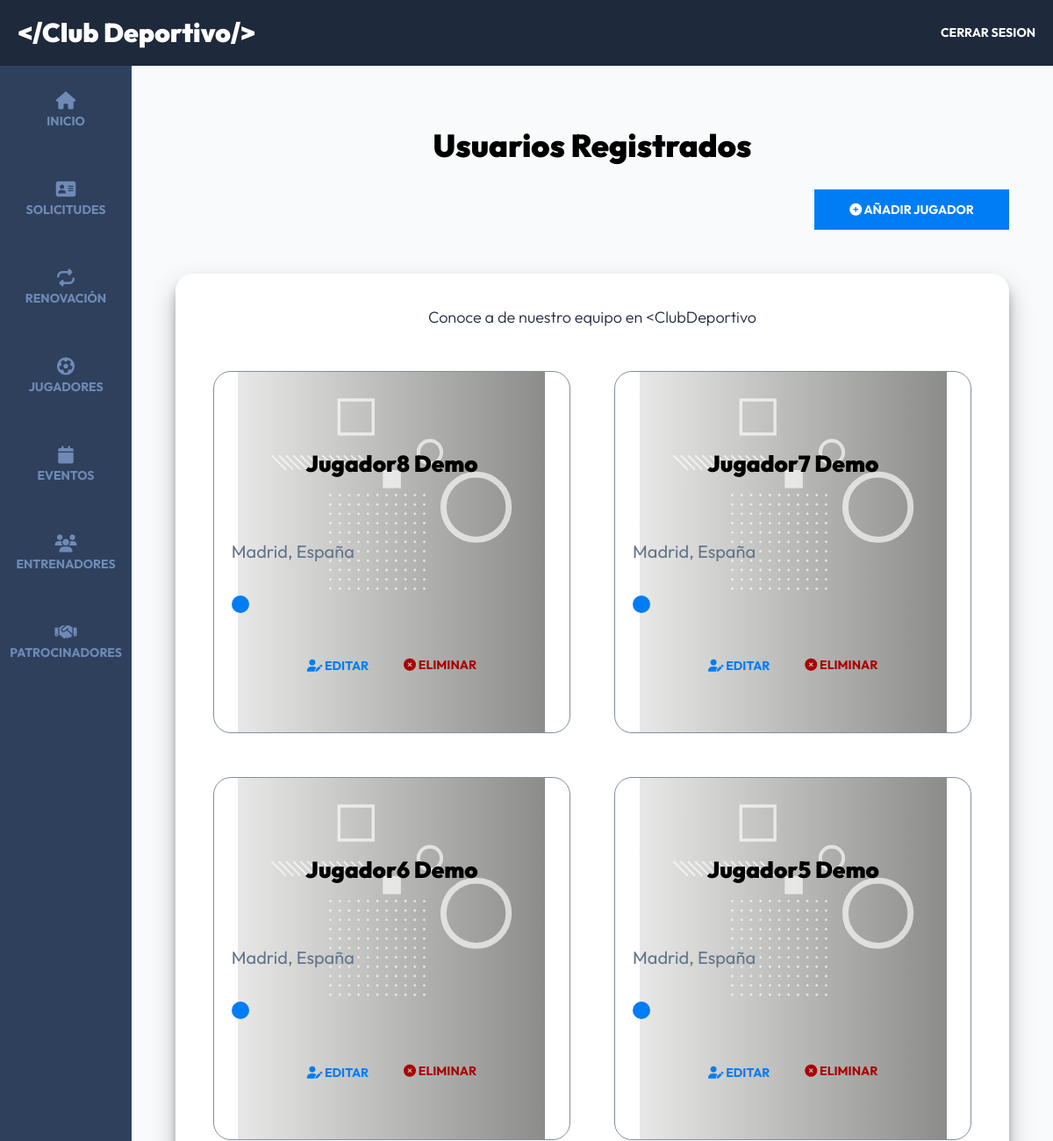
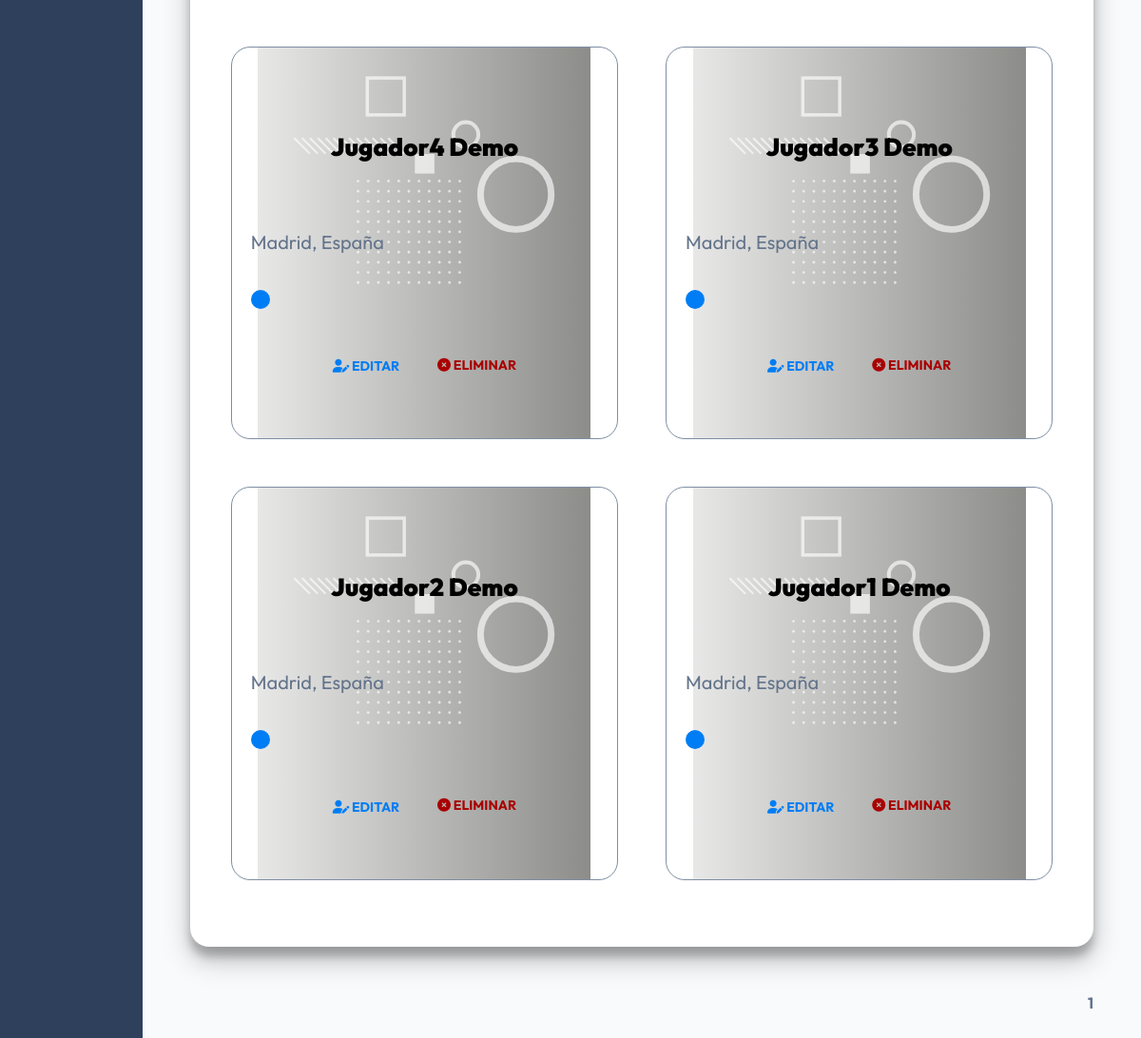
The app's page /admin/registrados?page=1 (signed in) with its own data (2 pictures, top to bottom).
### tables this page shows
CREATE TABLE registros(id INT AUTO_INCREMENT PRIMARY KEY,paquete_id INT,pago_id VARCHAR(30),token VARCHAR(8),usuario_id INT,equipacion_id INT);

CREATE TABLE usuarios(id INT AUTO_INCREMENT PRIMARY KEY,dni VARCHAR(12),nombre VARCHAR(60),apellido1 VARCHAR(60),apellido2 VARCHAR(60),email VARCHAR(60),password VARCHAR(60),confirmado TINYINT(1),estado VARCHAR(20),token VARCHAR(15),admin TINYINT(1),padre VARCHAR(60),correo_padre VARCHAR(60),madre VARCHAR(60),correo_madre VARCHAR(60),telefono VARCHAR(20),genero VARCHAR(10),fecha_nacimiento DATE,direccion VARCHAR(120),codigo_postal VARCHAR(10),ciudad VARCHAR(40),pais VARCHAR(40),nacionalidad VARCHAR(40),categoria VARCHAR(40),grupo VARCHAR(40),federado VARCHAR(5),nadar VARCHAR(5),alergias TEXT,informacion TEXT,imagen VARCHAR(40),tags VARCHAR(120),redes TEXT);

### controllers/RegistradosController.php (called while the page is built, shortened)
<?php
class RegistradosController {
    public static function index(Router $router) {
        $pagina_actual = $_GET['page'];
        $pagina_actual = filter_var($pagina_actual, FILTER_VALIDATE_INT);
        $registros_por_pagina = 9;
        $total = Registro::total();
        $paginacion = new Paginacion($pagina_actual, $registros_por_pagina, $total);
        $registros = Registro::paginar($registros_por_pagina, $paginacion->offset());
        foreach($registros as $registro) {
            $registro->usuario = Usuario::find($registro->usuario_id);
        }
        $router->render('admin/registrados/index', [
            'titulo' => 'Usuarios Registrados',
            'registros' => $registros,
            'paginacion' => $paginacion->paginacion()
        ]);
    }
}

### public/index.php (called while the page is built, shortened)
<?php
$router = new Router();
$router->get('/login', [AuthController::class, 'login']);
$router->post('/login', [AuthController::class, 'login']);
$router->post('/logout', [AuthController::class, 'logout']);
$router->get('/registro', [AuthController::class, 'registro']);
$router->post('/registro', [AuthController::class, 'registro']);
$router->get('/olvide', [AuthController::class, 'olvide']);
$router->post('/olvide', [AuthController::class, 'olvide']);
$router->get('/reestablecer', [AuthController::class, 'reestablecer']);
$router->post('/reestablecer', [AuthController::class, 'reestablecer']);
$router->get('/mensaje', [AuthController::class, 'mensaje']);
$router->get('/confirmar-cuenta', [AuthController::class, 'confirmar']);
$router->get('/admin/dashboard', [DashboardController::class, 'index']);
$router->get('/admin/panel', [AdminController::class, 'index']);
$router->post('/admin/panel/usuarios/aceptar', [AdminController::class, 'aceptarUsuario']);
$router->post('/admin/panel/usuarios/rechazar', [AdminController::class, 'rechazarUsuario']);
$router->get('/admin/panel/editar', [AdminController::class, 'editar']);
$router->post('/admin/panel/editar', [AdminController::class, 'editar']);
$router->get('/admin/renovaciones', [RenovacionController::class, 'index']);
$router->get('/registro/renovaciones', [RenovacionController::class, 'crearSolicitud']);
$router->post('/admin/renovaciones/aceptar', [RenovacionController::class, 'aceptarRenovacion']);
$router->post('/admin/renovaciones/rechazar', [RenovacionController::class, 'rechazarRenovacion']);
$router->get('/admin/registrados/editar', [RegistradosController::class, 'editar']);
$router->post('/admin/registrados/editar', [RegistradosController::class, 'editar']);
$router->get('/admin/registrados', [RegistradosController::class, 'index']);
$router->post('/admin/registrados/aprobar', [RegistradosController::class, 'aprobarUsuario']);
$router->post('/admin/registrados/rechazar', [RegistradosController::class, 'rechazarUsuario']);
$router->get('/admin/entrenadores', [EntrenadoresController::class, 'index']);
$router->get('/admin/entrenadores/crear', [EntrenadoresController::class, 'crear']);
$router->post('/admin/entrenadores/crear', [EntrenadoresController::class, 'crear']);
$router->get('/admin/entrenadores/editar', [EntrenadoresController::class, 'editar']);
$router->post('/admin/entrenadores/editar', [EntrenadoresController::class, 'editar']);
$router->post('/admin/entrenadores/eliminar', [EntrenadoresController::class, 'eliminar']);
$router->get('/admin/eventos', [EventosController::class, 'index']);
$router->get('/admin/eventos/crear', [EventosController::class, 'crear']);
$router->post('/admin/eventos/crear', [EventosController::class, 'crear']);
$router->get('/admin/eventos/editar', [EventosController::class, 'editar']);
$router->post('/admin/eventos/editar', [EventosController::class, 'editar']);
$router->post('/admin/eventos/eliminar', [EventosController::class, 'eliminar']);
$router->get('/api/eventos-horario', [APIEventos::class, 'index']);
$router->get('/api/equipacion', [APIEquipacion::class, 'index']);
$router->get('/api/entrenadores', [APIEntrenadores::class, 'index']);
$router->get('/api/entrenador', [APIEntrenadores::class, 'entrenador']);
$router->get('/admin/patrocinadores', [PatrocinadorController::class, 'index']);
$router->get('/admin/patrocinadores/crear', [PatrocinadorController::class, 'crear']);
$router->post('/admin/patrocinadores/crear', [PatrocinadorController::class, 'crear']);
$router->get('/admin/patrocinadores/editar', [PatrocinadorController::class, 'editar']);
$router->post('/admin/patrocinadores/editar', [PatrocinadorController::class, 'editar']);
$router->post('/admin/patrocinadores/eliminar', [PatrocinadorController::class, 'eliminar']);
$router->get('/admin/equipacion', [EquipacionController::class, 'index']);
$router->get('/finalizar-registro', [RegistroController::class, 'crear']);
$router->post('/finalizar-registro/gratis', [RegistroController::class, 'gratis']);
$router->post('/finalizar-registro/pagar', [RegistroController::class, 'pagar']);
$router->get('/finalizar-registro/eventosconf', [RegistroController::class, 'eventosconf']);
$router->post('/finalizar-registro/eventosconf', [RegistroController::class, 'eventosconf']);
$router->get('/boleto', [RegistroController::class, 'boleto']);
$router->post('/boleto', [RegistroController::class, 'guardarFirma']);
$router->get('/firma', [RegistroController::class, 'firma']);
$router->get('/confirmar-firma', [RegistroController::class, 'confirmarFirma']);
$router->post('/renovacion', [RegistroController::class, 'solicitarRenovacion']);
$router->get('/', [PaginasController::class, 'index']);
$router->get('/clubdeportivo', [PaginasController::class, 'evento']);
$router->get('/paquetes', [PaginasController::class, 'paquetes']);
$router->get('/eventos', [PaginasController::class, 'eventos']);
$router->get('/evento', [PaginasController::class, 'detalleEvento']);
$router->get('/pruebas', [PaginasController::class, 'pruebas']);
$router->get('/404', [PaginasController::class, 'error']);
$router->comprobarRutas();

### models/ActiveRecord.php (called while the page is built, shortened)
<?php
class ActiveRecord {
    protected static $db;
    protected static $tabla = '';
    public static function setDB($database) {
        self::$db = $database;
    }
    public static function consultarSQL($query) {
        $resultado = self::$db->query($query);
        $array = [];
        while($registro = $resultado->fetch_assoc()) {
            $array[] = static::crearObjeto($registro);
        }
        return $array;
    }
    protected static function crearObjeto($registro) {
        $objeto = new static;
        foreach($registro as $key => $value ) {
            if(property_exists( $objeto, $key  )) {
                $objeto->$key = $value;
            }
        }
        return $objeto;
    }
    public static function find($id) {
        $query = "SELECT * FROM " . static::$tabla  ." WHERE id = ${id}";
        $resultado = self::consultarSQL($query);
        return array_shift( $resultado ) ;
    }
    public static function paginar($por_pagina, $offset) {
        $query = "SELECT * FROM " . static::$tabla . " ORDER BY id DESC LIMIT ${por_pagina} OFFSET ${offset}" ;
        $resultado = self::consultarSQL($query);
        return $resultado;
    }
    public static function total($columna = '', $valor = '') {
        $query = "SELECT COUNT(*) FROM " . static::$tabla;
        $resultado = self::$db->query($query);
        $total = $resultado->fetch_array();
        return array_shift($total);
    }
}

### views/admin/registrados/index.php (the view, shortened to what this page needs)
<h2 class="dashboard__heading"><?php echo $titulo; ?></h2>
    <div class="dashboard__contenedor-boton">
        <a class="dashboard__boton" href="/admin/registrados/crear">
            <i class="fa-solid fa-circle-plus"></i>
            Añadir Jugador
        </a>
    </div>
    <div class="dashboard__contenedor">
        <h2 class="speakers__descripcion">Conoce a de nuestro equipo en &lt;ClubDeportivo</h2>
        <div class="speakers__grid">
            <?php foreach ($registros as $registro) { ?>
                 <div <?php aos_animacion(); ?> class="speaker">
                    <div class="speaker__informacion">
                        <h4 class="speaker__nombre">
                            <?php echo $registro->usuario->nombre . ' ' . $registro->usuario->apellido1; ?>
                        </h4>
                        <p class="speaker__ubicacion">
                            <?php echo $registro->usuario->ciudad . ', ' . $registro->usuario->pais; ?>
                        </p>
                    <ul class="speaker__listado-skills">
                        <?php
                            $tags = explode(',', $registro->usuario->tags);
                            foreach($tags as $tag) {
                        ?>
                            <li class="speaker__skill"><?php echo $tag; ?></li>
                        <?php } ?>
                    </ul>
                        <ul class="table__td--acciones">
                            <li class="table__td--acciones">
                                <a class="table__accion table__accion--editar" href="/admin/registrados/editar?id=<?php echo $registro->usuario->id; ?>">
                                    <i class="fa-solid fa-user-pen"></i>
                                    Editar
                                </a>
                            </li>
                            <li class="table__td--acciones">
                                <form method="POST" action="/admin/registrados/eliminar" class="table__formulario">
                                     <button class="table__accion table__accion--eliminar" type="submit">
                                            <i class="fa-solid fa-circle-xmark"></i>
                                            Eliminar
                                        </button>
                                </form>
                            </li>
                        </ul>
                    </div>
                </div>
            <?php }  ?>
        </div>
</div>
<?php
    echo $paginacion;
?>

### public/build/css/app.css (style rules this page uses)
html { line-height: 1.15; -webkit-text-size-adjust: 100%; }
body { margin: 0; }
a { background-color: transparent; }
button, input, optgroup, select, textarea { font-family: inherit; font-size: 100%; line-height: 1.15; margin: 0; }
button, input { overflow: visible; }
button, select { text-transform: none; }
button, [type=button], [type=reset], [type=submit] { -webkit-appearance: button; }
html { font-size: 62.5%; box-sizing: border-box; height: 100%; }
*, *:before, *:after { box-sizing: inherit; }
body { font-family: "Outfit", sans-serif; font-size: 1.8rem; }
a { text-decoration: none; color: #FFFFFF; }
h1, h2, h3 { font-family: "Outfit", sans-serif; font-weight: 900; margin: 2rem 0; }
h2 { font-size: 3.6rem; }
[class$=__heading] { font-family: "Outfit", sans-serif; font-weight: 900; margin: 2rem 0; margin: 6rem 0 3rem 0; text-align: center; }
[class$=__descripcion] { text-align: center; font-size: 1.8rem; font-weight: 300; color: #1E293B; margin-bottom: 5rem; }
.speakers__grid { width: min(95%, 140rem); margin: 0 auto; display: grid; gap: 5rem; grid-template-columns: repeat(1, 1fr); padding-block-end: 5rem; }
@media (min-width: 769px) { .speakers__grid { display: grid; gap: 5rem; grid-template-columns: repeat(2, 1fr); } }
.speaker { border: 1px solid #7f8ea3; padding: 2rem; border-radius: 2rem; background-position: center top; background-size: 350px; background-repeat: no-repeat; border-radius: 2rem; }
.speaker__nombre { font-weight: 900; font-size: 2.6rem; margin: 7rem 0; text-align: center; }
.speaker:nth-child(4n+1) { background-image: url(../img/grafico.svg), url(../img/grafico.svg), linear-gradient(to right, rgba(26, 27, 21, 0.1), rgba(26, 27, 21, 0.5)), image-set(url() 1x, url() 1x, url() 1x); background-repeat: no-repeat; }
.speaker:nth-child(4n+2) { background-image: url(../img/grafico.svg), url(../img/grafico.svg), linear-gradient(to right, rgba(26, 27, 21, 0.1), rgba(26, 27, 21, 0.5)), image-set(url() 1x, url() 1x, url() 1x); background-repeat: no-repeat; }
.speaker:nth-child(4n+3) { background-image: url(../img/grafico.svg), url(../img/grafico.svg), linear-gradient(to right, rgba(26, 27, 21, 0.1), rgba(26, 27, 21, 0.5)), image-set(url() 1x, url() 1x, url() 1x); background-repeat: no-repeat; }
.speaker:nth-child(4n+4) { background-image: url(../img/grafico.svg), url(../img/grafico.svg), linear-gradient(to right, rgba(26, 27, 21, 0.1), rgba(26, 27, 21, 0.5)), image-set(url() 1x, url() 1x, url() 1x); background-repeat: no-repeat; }
.speaker__ubicacion { color: #64748B; margin: 1rem 0; font-size: 2rem; line-height: 1.5; }
.speaker__listado-skills { margin: 0; padding: 0; list-style: none; display: flex; flex-wrap: wrap; gap: 1.5rem; margin-top: 1.5rem; }
.speaker__listado-skills > li { background-color: #007df4; padding: 1rem; border-radius: 1rem; font-size: 1.4rem; color: #FFFFFF; font-weight: 700; }
.dashboard { height: 100%; display: flex; flex-direction: column; background-color: #F8FAFC; }
@media (min-width: 769px) { .dashboard__contenedor-boton { display: flex; justify-content: flex-end; margin-bottom: 5rem; } }
.dashboard__boton { background-color: #007df4; padding: 1.5rem 4rem; color: #FFFFFF; font-size: 1.8rem; font-weight: 700; border: none; transition-property: background-color; transition-duration: 0.3s; text-align: center; width: 100%; display: inline-block; text-transform: uppercase; font-size: 1.4rem; }
@media (min-width: 769px) { .dashboard__boton { width: auto; } }
.dashboard__contenedor, .dashboard__formulario { box-shadow: rgba(0, 0, 0, 0.25) 0px 14px 28px, rgba(0, 0, 0, 0.22) 0px 10px 10px; background-color: #FFFFFF; padding: 2rem; border-radius: 2rem; }
.table__td, .table__td--acciones { padding: 1.5rem 1rem; text-align: center; }
.table__td--acciones { display: flex; justify-content: center; gap: 2rem; align-items: end; }
.table__accion { all: unset; text-transform: uppercase; font-size: 1.4rem; font-weight: 700; }
.table__accion--editar { color: #007df4; }
.table__accion--eliminar { color: rgb(169, 0, 0); }

### records on screen
registros: usuario.nombre "Jugador8 Demo", usuario.ciudad "Madrid", usuario.pais "España"
registros: usuario.nombre "Jugador7 Demo", usuario.ciudad "Madrid", usuario.pais "España"
registros: usuario.nombre "Jugador6 Demo", usuario.ciudad "Madrid", usuario.pais "España"
registros: usuario.nombre "Jugador5 Demo", usuario.ciudad "Madrid", usuario.pais "España"
registros: usuario.nombre "Jugador4 Demo", usuario.ciudad "Madrid", usuario.pais "España"
registros: usuario.nombre "Jugador3 Demo", usuario.ciudad "Madrid", usuario.pais "España"
registros: usuario.nombre "Jugador2 Demo", usuario.ciudad "Madrid", usuario.pais "España"
registros: usuario.nombre "Jugador1 Demo", usuario.ciudad "Madrid", usuario.pais "España"

### other values on screen
$titulo "Usuarios Registrados"
